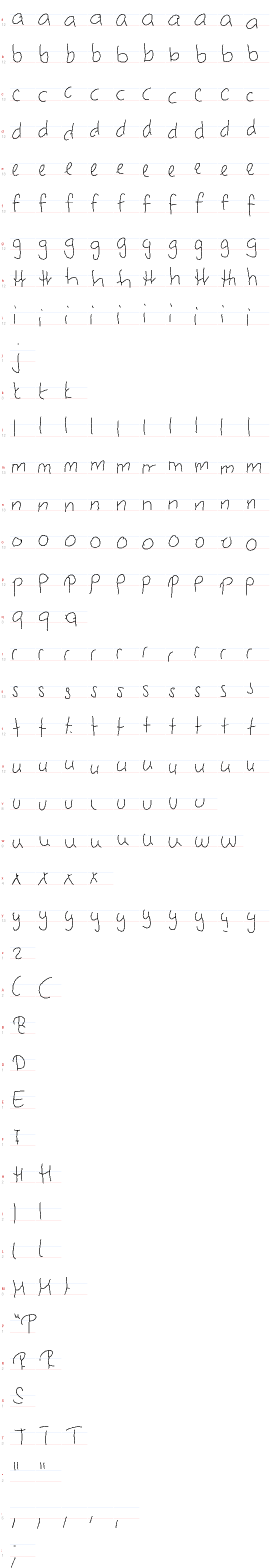
#> input picture Software/CNN/SegmentationBest/GlyphSheets/150.png, 810 x 4704 px (shown at 1/3 size)
$ python SegmentLean.py GlyphSheets/150.png GlyphSheets/151.png
#> lines starting #> are read from the running program, lines starting #| are printed output that depends on the picture; after the words box and inside, x2 and y2 are one past the last pixel; in counts of white or black regions, pixels touching at a corner belong together
"""Lean text-line separation for clean photographed handwriting (no diagrams, scribbles, faint ink).

1. normalise lighting (divide by a blurred background), threshold ink (Otsu), deskew;
   keep only ink on the paper (clamp, table, page edge and shadow are cut away)
2. throw away long thin straight strokes: underlines, hand-ruled lines, notebook rules, the
   binder's outline (long runs along x, or along y, measured in line spacings)
3. line spacing P from the row-ink profile; line centres = its peaks
4. between neighbouring centres, the least-ink path (dynamic programming): a rough boundary
5. each line = the ink between its two rough boundaries, then: a small cut-off part rejoins its main part,
   and a small stray piece outside its line's band moves to the neighbouring line (or is dropped)
6. each line = its own ink: crop it, white out the rest

Usage: python SegmentLean.py page.jpg outdir
"""
import sys
import time
from pathlib import Path

import numpy as np
from PIL import Image, ImageDraw


CLF_HEIGHT, CLF_WIDTH = 64, 640          # exact input size TrainText.py / TrainAuthor.py were trained on


# [13 lines left out: function _toClassifierFormat, not called in this run]


def _box(a, r):
    """Mean over a (2r+1)x(2r+1) window using an integral image."""
    p = np.pad(a, r, mode="edge").astype(np.float64)
    ii = np.pad(p.cumsum(0).cumsum(1), ((1, 0), (1, 0)))
    k = 2 * r + 1
    return (ii[k:, k:] - ii[:-k, k:] - ii[k:, :-k] + ii[:-k, :-k]) / (k * k)


def _any(m, r, axis):
    """True where any pixel within r along `axis` is set."""
    a = np.moveaxis(m.astype(np.int32), axis, 0)
    n = a.shape[0]
    c = np.cumsum(np.pad(a, [(r + 1, r)] + [(0, 0)] * (a.ndim - 1)), 0)
    return np.moveaxis((c[2 * r + 1:2 * r + 1 + n] - c[:n]) > 0, 0, axis)


def _long_runs(m, n, axis):
    """Pixels lying on a run of >= n consecutive set pixels along `axis`."""
    a = np.moveaxis(m.astype(np.int32), axis, 0)
    L = a.shape[0]
    if L < n:
        return np.zeros(m.shape, bool)
    c = np.cumsum(np.pad(a, [(1, 0)] + [(0, 0)] * (a.ndim - 1)), 0)
    hit = ((c[n:] - c[:-n]) == n).astype(np.int32)                    # run starts at i
    ch = np.cumsum(np.pad(hit, [(1, 0)] + [(0, 0)] * (a.ndim - 1)), 0)
    j = np.arange(L)
    lo, hi = np.maximum(0, j - n + 1), np.minimum(j, L - n)
    cov = ((ch[hi + 1] - ch[lo]) > 0) & (hi >= lo)[:, None] if a.ndim == 2 else None
    return np.moveaxis(cov, 0, axis)


def _otsu(v):
    h, _ = np.histogram(np.clip(v, 0, 1.2), bins=256, range=(0, 1.2))
    p = h / h.sum()
    w, m = np.cumsum(p), np.cumsum(p * np.arange(256))
    s = (m[-1] * w - m) ** 2 / np.maximum(w * (1 - w), 1e-12)
    return (int(np.argmax(s)) + 0.5) * 1.2 / 256


def _ink(gray):
    r = max(8, min(40, round(gray.shape[0] / 41)))       # background-blur radius scales with the image so a small crop isn't swallowed whole
    ratio = gray / np.maximum(_box(gray, r), 1.0)
    mask = ratio < _otsu(ratio)
    solid = _box(mask.astype(np.float64), 4) > 0.999                 # 9x9 solid ink: binder interior, shadow
    return mask & ~(_box(solid.astype(np.float64), 3) > 0), ratio


def _pitch(mask):
    """Line spacing P: a direct gap between the row-profile's own peaks when there are at least 2 of them
    -- this tracks irregular spacing (a page mixing single- and double-spaced paragraphs) correctly and
    was checked against 16 real pages. Autocorrelation is used only when peaks can't be resolved at all
    (lines so tight their profile never dips between them), since on a page with uneven paragraph gaps it
    can lock onto a multiple of the true spacing instead of the spacing itself. A single line with nothing
    to compare it to falls back to the page's own letter size (median height of its letter-sized ink
    strokes, which sits close to P / 2.2 in practice)."""
    W = mask.shape[1]
    prof = mask[:, int(0.05 * W):int(0.97 * W)].sum(1).astype(float)
    k = np.exp(-0.5 * (np.arange(-12, 13) / 4.0) ** 2)
    sm = np.convolve(prof, k / k.sum(), "same")

    peaks = [i for i in range(1, len(sm) - 1) if sm[i] >= sm[i - 1] and sm[i] > sm[i + 1] and sm[i] > 0.06 * sm.max()]
    if len(peaks) >= 2:
        return int(np.median(np.diff(sorted(peaks)))), sm                 # a direct gap: works for just 2 lines, and for irregular spacing

    a = sm - sm.mean()
    ac = np.correlate(a, a, "full")[len(a) - 1:]
    seg = ac[15:min(200, len(ac) // 3)]
    idx = next((i for i in range(1, len(seg) - 1)
                if seg[i] >= 0.7 * seg.max() and seg[i] >= seg[i - 1] and seg[i] >= seg[i + 1]), None)
    if idx is not None:
        return 15 + idx, sm

    lab, nc = _label(mask)
    if nc > 0:
        ys, xs = np.nonzero(mask)
        pl = lab[ys, xs]
        top, bot = np.full(nc + 1, mask.shape[0]), np.zeros(nc + 1, int)
        np.minimum.at(top, pl, ys); np.maximum.at(bot, pl, ys)
        area = np.bincount(pl, minlength=nc + 1)
        hts = bot - top + 1
        sel = (area >= 8) & (hts >= 3) & (hts <= mask.shape[0])
        if sel[1:].any():
            return max(15, int(round(2.2 * np.median(hts[1:][sel[1:]])))), sm   # one line: no gap to measure, so go by letter size
    return 48, sm                                                          # no usable ink at all: an arbitrary but harmless default


# [25 lines left out: function _seam, not called in this run]


def _label(mask):
    """8-connected component labelling (run based union-find) -> (labels, count)."""
    H, W = mask.shape
    lab = np.zeros((H, W), np.int32)
    parent = [0]

    def find(a):
        while parent[a] != a:
            parent[a] = parent[parent[a]]
            a = parent[a]
        return a

    prev = []
    for y in range(H):
        d = np.diff(np.r_[0, mask[y].view(np.int8), 0])
        cur, k = [], 0
        for a, b in zip(np.nonzero(d == 1)[0].tolist(), np.nonzero(d == -1)[0].tolist()):
            while k < len(prev) and prev[k][1] < a:
                k += 1
            l, kk = 0, k
            while kk < len(prev) and prev[kk][0] <= b:
                r = find(prev[kk][2])
                if l == 0:
                    l = r
                elif r != l:
                    parent[max(r, l)] = min(r, l)
                    l = min(r, l)
                kk += 1
            if l == 0:
                parent.append(len(parent))
                l = len(parent) - 1
            cur.append((a, b, l))
            lab[y, a:b] = l
        prev = cur
    roots = np.array([find(i) for i in range(len(parent))])
    _, comp = np.unique(roots, return_inverse=True)
    return comp[lab].astype(np.int32), int(comp.max())


def _paper(g, P):
    """Paper region of a photo: the largest bright area after the handwriting is blurred away, shrunk a little
    from its edge. Drops the clamp, the table, the page edge and its shadow. A photo with no dark surround
    (nothing clearly darker than the paper) keeps everything."""
    H, W = g.shape
    s = 4
    c = _box(g[:H // s * s, :W // s * s].reshape(H // s, s, W // s, s).mean((1, 3)), max(1, int(0.15 * P / s)))
    dark = c < 0.45 * np.median(c)
    if dark.mean() < 0.002:
        return np.ones((H, W), bool)
    lab, n = _label(~dark)
    big = np.kron(lab == np.bincount(lab.ravel())[1:].argmax() + 1, np.ones((s, s), bool))
    full = np.ones((H, W), bool)
    full[:big.shape[0], :big.shape[1]] = big
    r = int(0.4 * P)
    return ~_any(_any(~full, r, 0), r, 1)


def SegmentLines(path):
    t0 = time.time()
    full = Image.open(path).convert("L")
    half = full.resize((full.width // 2, full.height // 2), Image.BOX)

    # 1. deskew by the sharpest row profile
    mask, _ = _ink(np.asarray(half, dtype=np.float64))
#> in _box, `p = np.pad(a, r, mode="edge").astype(np.float64)`:
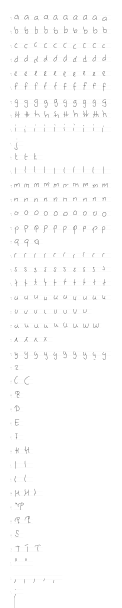
#> p: shape (2432, 485) float64 (shown at 1/4 size); min 0, max 255, mean 252.5
#> in _otsu, `h, _ = np.histogram(np.clip(v, 0, 1.2), bins=256, range=(0, 1.2))`: h = 256 values, max 305703 at index 213, min 0 at index 1, mean 3720.9
#> in _otsu, `p = h / h.sum()`: p = 256 values, max 0.321 at index 213, min 0 at index 1, mean 0.00391
#> in _otsu, `w, m = np.cumsum(p), np.cumsum(p * np.arange(256))`: w = 256 values from 0.00406 to 1; m = 256 values from 0 to 212.8
#> in _otsu, `s = (m[-1] * w - m) ** 2 / np.maximum(w * (1 - w), 1e-12)`: s = 256 values, max 312.8 at index 141, min 0 at index 224, mean 212.5
#> in _ink, `mask = ratio < _otsu(ratio)`:
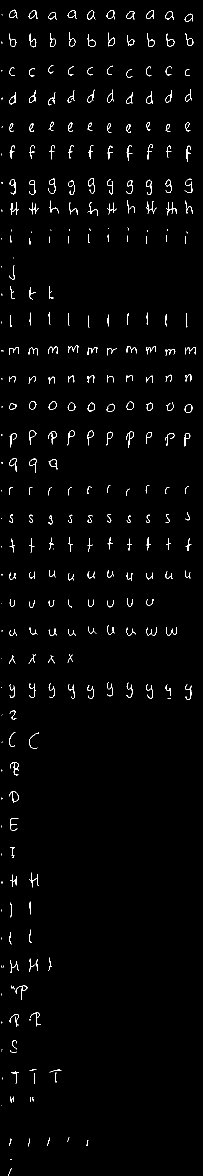
#> mask: shape (2352, 405) bool (shown at 1/2 size); 1.5% white in thin lines or dots
    q = Image.fromarray(mask.astype(np.uint8) * 255).resize((half.width // 2, half.height // 2))
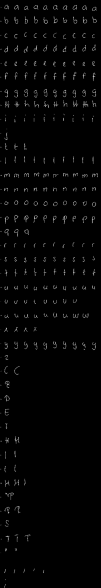
#> q: PIL image 202x1176 L (shown at 1/2 size); min 0, max 249, mean 4
    best = max(np.arange(-4, 4.01, 0.5),
               key=lambda a: float((np.asarray(q.rotate(a)).sum(1).astype(float) ** 2).sum()))
#> best = 0
    full = full.rotate(best, Image.BILINEAR, fillcolor=255)
    half = half.rotate(best, Image.BILINEAR, fillcolor=255)
    g = np.asarray(half, dtype=np.float64)
    mask, ratio = _ink(g)
    H, W = mask.shape

    # 2. long thin straight strokes are not handwriting: underlines, ruled-off lines, rules, binder edge
    P, _ = _pitch(mask)
#> in _pitch, `prof = mask[:, int(0.05 * W):int(0.97 * W)].sum(1).astype(float)`: prof = 2352 values, max 63 at index 419, min 0 at index 0, mean 5.79
#> in _pitch, `sm = np.convolve(prof, k / k.sum(), "same")`: sm = 2352 values, max 45.59 at index 699, min 0 at index 0, mean 5.79
#> in _pitch, `peaks = [i for i in range(1, len(sm) - 1) if sm[i] >= sm[i - 1] and sm..`: peaks = 42 values from 32 to 2283
#> P = 55
    paper = _paper(g, P)
#> in _box (call 7), `ii = np.pad(p.cumsum(0).cumsum(1), ((1, 0), (1, 0)))`:
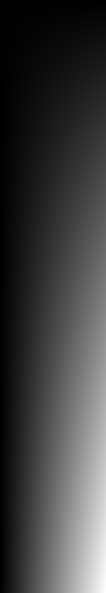
#> ii: shape (593, 106) float64; min 0, max 15663400.4, mean 3896737.7; drawn with min black and max white
#> paper: shape (2352, 405) bool; every value is 1
    paperRemoved = int((mask & ~paper).sum())
#> paperRemoved = 0
    mask &= paper
    flat = _any(_long_runs(_any(mask, 1, 0), int(1.25 * P), 1), 1, 0) & mask          # tolerant of a slight tilt
    upright = _any(_long_runs(_any(mask, 3, 1), int(1.4 * P), 0), 3, 1) & mask          # wobbly vertical strips (page edge) too
#> call 2 of _long_runs, with n = 77, axis = 0
#> in _long_runs (call 2), `c = np.cumsum(np.pad(a, [(1, 0)] + [(0, 0)] * (a.ndim - 1)), 0)`:
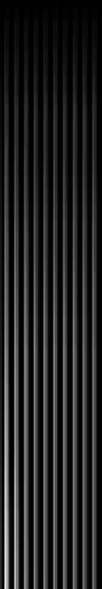
#> c: shape (2353, 405) int64 (shown at 1/4 size); min 0, max 744, mean 98.1; drawn with min black and max white
    removed = int((flat | upright).sum())
#> removed = 0
    mask = mask & ~flat & ~upright

    # 2b. page-boundary artifacts: pieces on the left border, thin slivers on the right border or tall and thin, far left of the text
    rc = max(1, int(0.1 * P))
#> rc = 5
    dil = _any(_any(mask, rc, 0), rc, 1)
#> in _any (call 6), `c = np.cumsum(np.pad(a, [(r + 1, r)] + [(0, 0)] * (a.ndim - 1)), 0)`:
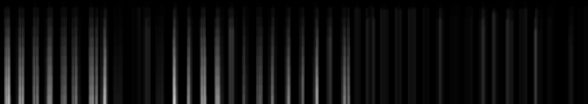
#> c: shape (416, 2352) int64 (shown at 1/4 size); min 0, max 200, mean 14.2
#> in _any (call 6), `return np.moveaxis((c[2 * r + 1:2 * r + 1 + n] - c[:n]) > 0, 0, axis)`:
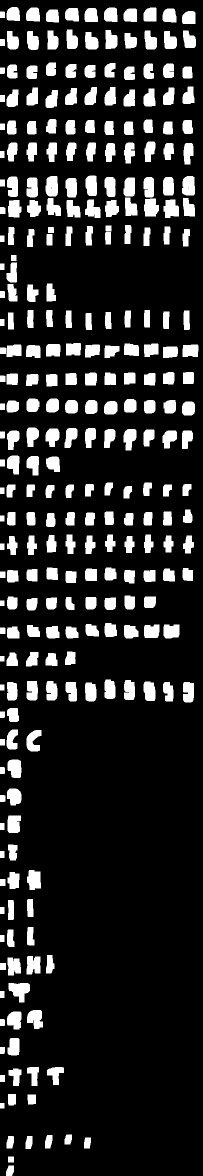
#> returned value: shape (2352, 405) bool (shown at 1/2 size); 16.1% white; 293 white regions, largest, box (x1, y1, x2, y2) and area: (17, 1966, 60, 2005) 1086, (54, 1740, 82, 1780) 916, (91, 352, 116, 393) 907
    closed = ~_any(_any(~dil, rc, 0), rc, 1)             # tiny pen-lift gaps joined
    lab, nc = _label(closed)
#> after the loop in _label, `for y in range(H):`: parent = 313 values, max 312 at index 312, min 0 at index 0, mean 155.9
#> in _label, `roots = np.array([find(i) for i in range(len(parent))])`: roots has the same summary as parent
#> in _label, `_, comp = np.unique(roots, return_inverse=True)`: comp = 313 values, max 301 at index 312, min 0 at index 0, mean 151.7
#> nc = 301
    ys, xs = np.nonzero(mask)
#> ys = 14015 values from 19 to 2351; xs = 14015 values, max 391 at index 6317, min 2 at index 1590, mean 173.3
    pl = lab[ys, xs]
#> pl = 14015 values, max 301 at index 13997, min 1 at index 0, mean 140.9
    area = np.bincount(pl, minlength=nc + 1).astype(float)
#> area = 302 values, max 113 at index 83, min 0 at index 0, mean 46.41
    top, bot = np.full(nc + 1, H), np.zeros(nc + 1, int)
#> top = 302 values from 2352 to 2352; bot = 302 values from 0 to 0
    xmin, xmax = np.full(nc + 1, W), np.zeros(nc + 1, int)
#> xmin = 302 values from 405 to 405; xmax = 302 values from 0 to 0
    np.minimum.at(top, pl, ys)
    np.maximum.at(bot, pl, ys)
    np.minimum.at(xmin, pl, xs)
    np.maximum.at(xmax, pl, xs)
    tall = (bot - top + 1) > 2.2 * P
    thin = (xmax - xmin + 1) <= 0.5 * P
    edgeTol = max(3, int(0.5 * P))                                      # a piece this close to the paper boundary is page
#> edgeTol = 27
    touchL, touchR = xmin <= edgeTol, xmax >= W - 1 - edgeTol               # edge debris (a fold shadow, binder bleed), never real text
    touchT, touchB = top <= edgeTol, bot >= H - 1 - edgeTol                 # same for the top/bottom edge -- a corner shadow or
    thinV = (bot - top + 1) <= 0.5 * P                                      # fold there is small, not a full-width line of text
    letters = (area >= 0.065 * P * P) & ~tall
#> (the run stopped early here; a loop or call above may not have finished)

$ run again, on Software/CNN/SegmentationBest/GlyphSheets/152.png
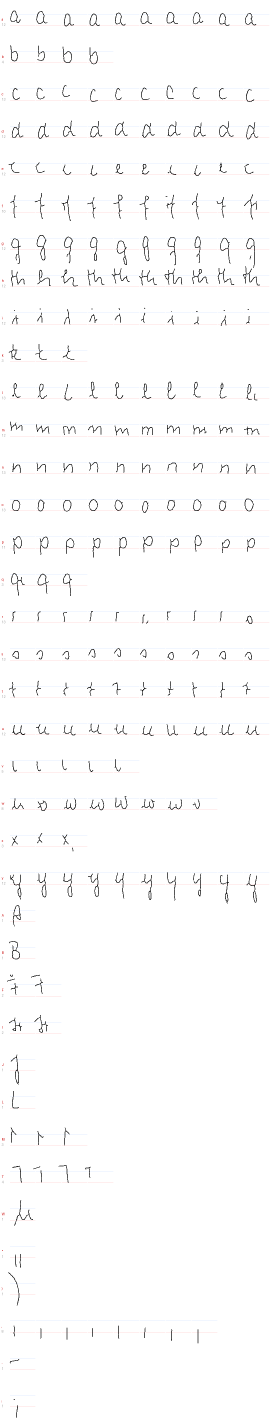
#> input picture Software/CNN/SegmentationBest/GlyphSheets/152.png, 810 x 4256 px (shown at 1/3 size)
#> in _otsu, `h, _ = np.histogram(np.clip(v, 0, 1.2), bins=256, range=(0, 1.2))`: h = 256 values, max 242306 at index 213, min 0 at index 1, mean 3366.6
#> in _otsu, `p = h / h.sum()`: p = 256 values, max 0.281 at index 213, min 0 at index 1, mean 0.00391
#> in _otsu, `w, m = np.cumsum(p), np.cumsum(p * np.arange(256))`: w = 256 values from 0.00436 to 1; m = 256 values from 0 to 212.7
#> s = 256 values, max 343.5 at index 141, min 8.08e-16 at index 226, mean 233
#> mask: shape (2128, 405) bool; 1.6% white in thin lines or dots
#> ii: shape (2137, 414) float64
#> solid: shape (2128, 405) bool; every value is 0
#> ii: shape (2135, 412) float64; every value is 0
#> best = 0
#> prof = 2128 values, max 65 at index 643, min 0 at index 0, mean 6.16
#> sm = 2128 values, max 49.22 at index 418, min 0 at index 0, mean 6.16
#> in _pitch, `peaks = [i for i in range(1, len(sm) - 1) if sm[i] >= sm[i - 1] and sm..`: peaks = 35 values from 32 to 2000
#> P = 56
#> ii: shape (537, 106) float64
#> dark: shape (532, 101) bool; every value is 0
#> paper: shape (2128, 405) bool; every value is 1
#> paperRemoved = 0
#> hit: shape (336, 2128) int32; every value is 0
#> ch: shape (337, 2128) int64; every value is 0
#> cov: shape (405, 2128) bool; every value is 0
#> in _long_runs (call 2), `c = np.cumsum(np.pad(a, [(1, 0)] + [(0, 0)] * (a.ndim - 1)), 0)`:
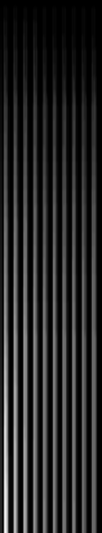
#> c: shape (2129, 405) int64 (shown at 1/4 size); min 0, max 643, mean 94.7; drawn with min black and max white
#> hit: shape (2051, 405) int32; every value is 0
#> ch: shape (2052, 405) int64; every value is 0
#> rc = 5
#> in _any (call 6), `return np.moveaxis((c[2 * r + 1:2 * r + 1 + n] - c[:n]) > 0, 0, axis)`:
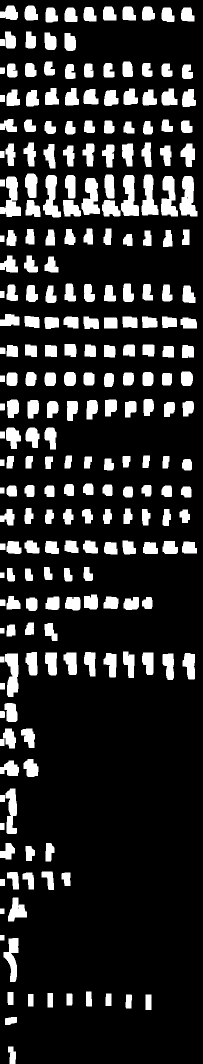
#> returned value: shape (2128, 405) bool (shown at 1/2 size); 16.9% white; 250 white regions, largest, box (x1, y1, x2, y2) and area: (359, 352, 395, 433) 1928, (242, 350, 278, 432) 1885, (0, 353, 42, 434) 1884
#> after the loop in _label, `for y in range(H):`: parent = 276 values, max 275 at index 275, min 0 at index 0, mean 137.4
#> roots has the same summary as parent
#> comp = 276 values, max 269 at index 275, min 0 at index 0, mean 136.3
#> nc = 269
#> in SegmentLines, `ys, xs = np.nonzero(mask)`: ys = 13835 values from 16 to 2125; xs = 13835 values, max 389 at index 5306, min 2 at index 1135, mean 172.7
#> in SegmentLines, `pl = lab[ys, xs]`: pl = 13835 values, max 269 at index 13807, min 1 at index 0, mean 123.9
#> in SegmentLines, `area = np.bincount(pl, minlength=nc + 1).astype(float)`: area = 270 values, max 238 at index 66, min 0 at index 0, mean 51.24
#> top = 270 values from 2128 to 2128; bot = 270 values from 0 to 0
#> xmin = 270 values from 405 to 405; xmax = 270 values from 0 to 0
#> edgeTol = 28
#> xL = 247
#> otsuT = 0.663
#> meanRatio = 270 values, max 0.66 at index 27, min 0 at index 0, mean 0.342
#> density = 270 values, max 1 at index 60, min 0 at index 0, mean 0.306
#> nArtifacts = 175
#> in SegmentLines, `peaks = [i for i in range(1, H - 1) if sm[i] >= sm[i - 1] and sm[i] > ..`: peaks = [135, 145, 199, 256, 305, 371, 417, 479, 580, 593, 644, 700, 757, 815, 924, 981, 1032, 1098, 1152, 1208, 1321, 1340, 2002]
#> the loop in SegmentLines, `for c in sorted(peaks, key=lambda i: -sm[i]):` made 23 passes
#> after the loop in SegmentLines, `for c in sorted(peaks, key=lambda i: -sm[i]):`: centres = [417, 644, 199, 1098, 1321, 815, 1208, 371, 700, 757, 305, 1032, 580, 981, 256, 479, 145, 924, 2002, 1152]
#> tailR = 3
#> the loop in SegmentLines, `for c0, c1 in zip(centres, centres[1:]):` made 19 passes
#> after the loop in SegmentLines, `for c0, c1 in zip(centres, centres[1:]):`: cuts = 20 items
#> in SegmentLines, `L = len(cuts) - 1`: L = 20
#> in SegmentLines, `ys, xs = np.nonzero(mask)`: ys = 5448 values from 128 to 2014; xs = 5448 values, max 374 at index 4220, min 168 at index 1796, mean 256.2
#> in SegmentLines, `pl = lab[ys, xs]`: pl = 5448 values, max 266 at index 5367, min 18 at index 0, mean 118
#> rp = 5448 values, max 19 at index 5363, min 0 at index 0, mean 8.53
#> in SegmentLines, `area = np.bincount(pl, minlength=nc + 1).astype(float)`: area = 270 values, max 238 at index 66, min 0 at index 0, mean 20.18
#> A has the same summary as area
#> cx = 270 values, max 372.3 at index 86, min 0 at index 0, mean 90.29
#> cy = 270 values, max 2004 at index 266, min 0 at index 0, mean 251.4
#> in SegmentLines, `major = np.where(substantial.any(1), regionIdx.min(1), cnt.argmax(1)) ..`: major = 270 values, max 19 at index 263, min 0 at index 0, mean 3.11
#> key = 5448 values, max 5339 at index 5367, min 360 at index 0, mean 2368
#> xlo = 5400 values from 405 to 405; xhi = 5400 values from 0 to 0
#> the loop in SegmentLines, `for l in np.nonzero((cnt.sum(1) > 0) & (cnt.sum(1) < 0.06 * P * P))[0]..` made 92 passes
#> after the loop in SegmentLines, `for l in np.nonzero((cnt.sum(1) > 0) & (cnt.sum(1) < 0.06 * P * P))[0]..`: major = 270 values, max 4 at index 62, min -1 at index 18, mean -0.256
#> the loop in SegmentLines, `for l in np.nonzero((cnt.sum(1) >= 0.06 * P * P) & (cnt.sum(1) < 0.15 ..` made 2 passes
#> top2 = 270 values from 2128 to 2128; bot2 = 270 values from 0 to 0
#> x0b = 270 values from 405 to 405; x1b = 270 values from 0 to 0
#> hh = 270 values, max 72 at index 63, min -2127 at index 0, mean -1379; ww = 270 values, max 27 at index 73, min -404 at index 0, mean -258.8
#> nr = 102
#> pr = 5448 values, max 102 at index 5367, min 1 at index 0, mean 49.54
#> Ar = 103 values, max 124 at index 29, min 0 at index 0, mean 52.89
#> rt = 103 values from 2128 to 2128; rb = 103 values from 0 to 0
#> rl_ = 103 values from 405 to 405; rr = 103 values from 0 to 0
#> h0 = 103 values, max 43 at index 24, min -2127 at index 0, mean -1.16; w0 = 103 values, max 27 at index 27, min -404 at index 0, mean 8.22
#> the loop in SegmentLines, `for d in np.nonzero(dotr)[0]:` made 38 passes
#> wr = 19
#> the loop in SegmentLines, `for c in range(1, nr + 1):` made 102 passes
#> moves = []
#> the loop in SegmentLines, `for n in range(L):` made 20 passes
#> the loop in SegmentLines, `for fy, fx, m in moves:` made 2 passes
#> the loop in SegmentLines, `for n, cu in enumerate(cuts):` made 21 passes
#> the loop `for ln in lines:` made 2 passes
#| {'angle': 0.0, 'pitch': 56, 'paperCoverage': 1.0, 'inkOutsidePaper': 0, 'removedStraightPixels': 0, 'artifactPieces': 175, 'nLines': 2, 'seconds': 3.7}
